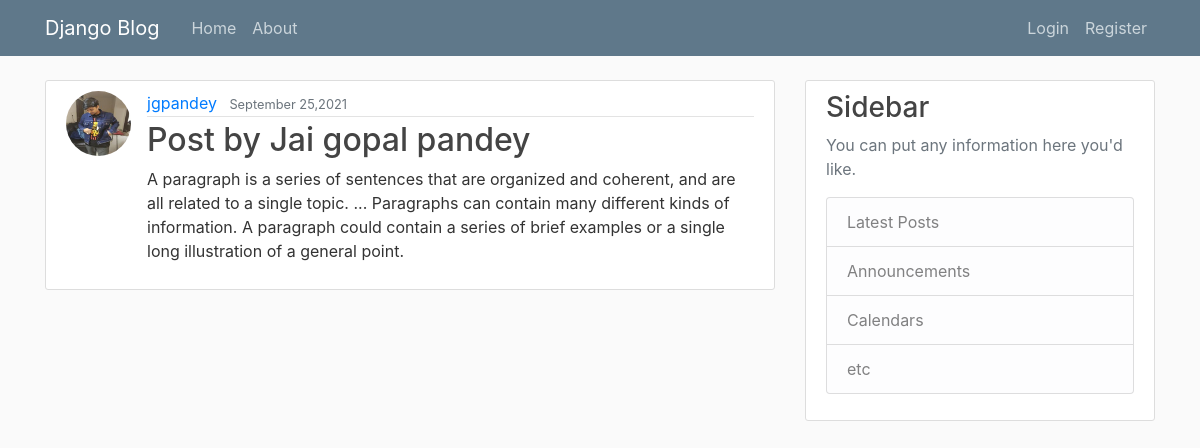
The page /blog/post/42/ on the database its author committed.
### blog/models.py (models this page shows, shortened)
class Post(models.Model):
    title = models.CharField(max_length=100)
    content = models.TextField()
    date_posted = models.DateTimeField(default= timezone.now)
    author = models.ForeignKey(User, on_delete=models.CASCADE)

### users/models.py (models this page shows, shortened)
class Profile(models.Model):
    user = models.OneToOneField(User, on_delete = models.CASCADE)
    image = models.ImageField(default = 'default.jpg', upload_to = 'profile_pics')

### blog/views.py (the view)
# urls.py: path('post/<int:pk>/', PostDetailView.as_view(), name='post-detail'),
class PostDetailView(DetailView):
    model = Post

### blog/templates/blog/post_detail.html (shortened to what this page needs)
{% extends "blog/base.html" %}
{% block content %}
<article class="media content-section">
    <img class="rounded-circle article-img" src="{{ object.author.profile.image.url }}">
    <div class="media-body">
        <div class="article-metadata">
            <a class="mr-2" href="{% url 'user-posts' object.author.username %}">{{ object.author }}</a>
            <small class="text-muted">{{ object.date_posted|date:"F d,Y" }}</small>
        </div>
        <h2 class="article-title">{{ object.title }}</h2>
        <p class="article-content">{{ object.content }}</p>
    </div>
</article>
{% endblock content %}

### blog/static/blog/main.css (style rules this page uses)
body { background: #fafafa; color: #333333; margin-top: 5rem; }
h1, h2, h3, h4, h5, h6 { color: #444444; }
.content-section { background: #ffffff; padding: 10px 20px; border: 1px solid #dddddd; border-radius: 3px; margin-bottom: 20px; }
.article-title { color: #444444; }
.article-content { white-space: pre-line; }
.article-img { height: 65px; width: 65px; margin-right: 16px; }
.article-metadata { padding-bottom: 1px; margin-bottom: 4px; border-bottom: 1px solid #e3e3e3 }

### rows shown on the page
Post: author.profile.image (picture), author "jgpandey", date_posted "September 25,2021", title "Post by Jai gopal pandey", content "A paragraph is a series of sentences that are organized and coherent, and are all related to a single topic. ... Paragraphs can contain many different kinds of information. A paragraph could contain a series of brief examples or a single long illustration of a general point."
